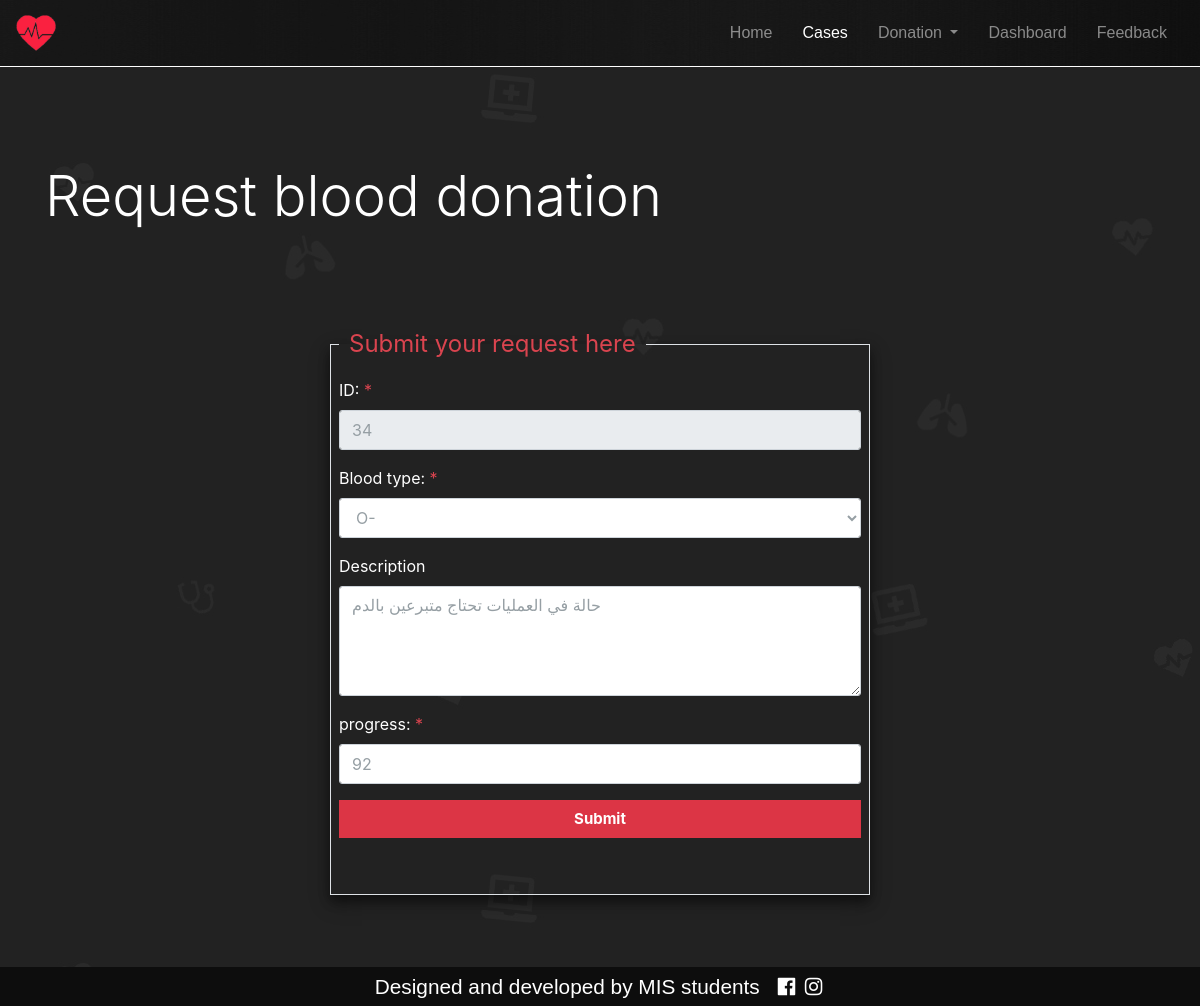
The app's page /edit_post.php?postID=34 (signed in) with its own data.
### tables this page shows
CREATE TABLE IF NOT EXISTS `post` (
  `id` int(11) NOT NULL AUTO_INCREMENT,
  `hospital_admin_id` int(11) NOT NULL,
  `blood_bank_name` varchar(255) NOT NULL,
  `address` varchar(255) NOT NULL,
  `blood_type` varchar(11) NOT NULL,
  `donation_location` varchar(255) NOT NULL,
  `description` varchar(255) NOT NULL,
  `progress` int(11) NOT NULL DEFAULT '0',
  `visible` varchar(20) NOT NULL DEFAULT '0',
  `created_at` timestamp NOT NULL DEFAULT CURRENT_TIMESTAMP,
  `updated_at` timestamp NULL DEFAULT NULL,
  PRIMARY KEY (`id`),
  KEY `hospital_admin_id` (`hospital_admin_id`)
);

### edit_post.php (the view, shortened to what this page needs)
<?php
if(empty($_GET["postID"])){
    header("location:cases.php");
}else{
$postID  =$_GET["postID"];
        $cn = mysqli_connect("localhost" ,"root","","blood_donation");
    mysqli_set_charset($cn,"utf8");
        $rslt = mysqli_query($cn , "select  blood_bank_name , address , blood_type, donation_location , description, progress from post where id = $postID");
  if($row = mysqli_fetch_row($rslt))
  {
      $bloodType =$row[2];
      $description =$row[4];
      $progress =$row[5];
  }
include'header.php';
?>
<br />
<br />
<div class="container display-4" subTitleShadow>Request blood donation</div>
<br />
<br />
<br />
<br />
    <fieldset class="container border p-2" id="width50">
        <legend class="w-auto" id="legendEdit"> Submit your request here</legend>
        <form action="edit_post_action.php" method="POST">
<div class="form-group">
    <label for="postID">ID:</label>
    <div class="astrex">*</div>
    <input type="number" class="form-control" id="postID" placeholder="Enter case ID" name="postID" value="<?php echo $postID ?>" required readonly>
</div>
            <div class="form-group">
                <label for="bloodType">Blood type:</label>
                <div class="astrex">*</div>
                <select class="form-control" id="bloodType" name="bloodType" required value="<?php echo $bloodType ?>">
                   <option><?php echo $bloodType ?></option>
                </select>
            </div>
            <div class="form-group">
                <label for="description"> Description</label>
                <textarea class="form-control" rows="4" id="description" name="description" placeholder="Case description"  required><?php echo $description ?></textarea>
            </div>
            <div class="form-group">
                <label for="progress">progress:</label>
                <div class="astrex">*</div>
                <input type="number" class="form-control" id="progress" placeholder="Enter case progress in percentage %" name="progress" min="0" max="100" required value="<?php echo $progress ?>" >
            </div>
            <button type="submit" class="btn btn-danger btn-block" id="submitButton">Submit</button>
            <br />
            <br />
        </form>
    </fieldset>
<br />
<br />
<br />
<?php
}
    ?>
<?php include'footer.php';  ?>

### style.css (style rules this page uses)
body { margin: 0; width: 100%; }
body, html { overflow: auto; background-image: url(Media/backgroundIcons.jpg); background-color: #222; color: #fff; }
.astrex { color: #da444f; display: inline-block; }
@media (min-width: 767px) { #width50 { width: 45%; } }
.form-control { height: 40px; box-shadow: none; color: #969fa4; }
.form-control, .btn { border-radius: 3px; }
.form-control, .btn { min-height: 38px; }
.btn { font-size: 15px; font-weight: bold; border-radius: 0; }
#legendEdit { padding: 0 10px; color: #da444f; }
#width50 { box-shadow: 0 6px 10px 0 rgba(0, 0, 0, 0.4), 0 8px 20px 0 rgba(0, 0, 0, 0.3); }

### records on screen
post: bloodType "O-", description "حالة في العمليات تحتاج متبرعين بالدم", progress "92"
